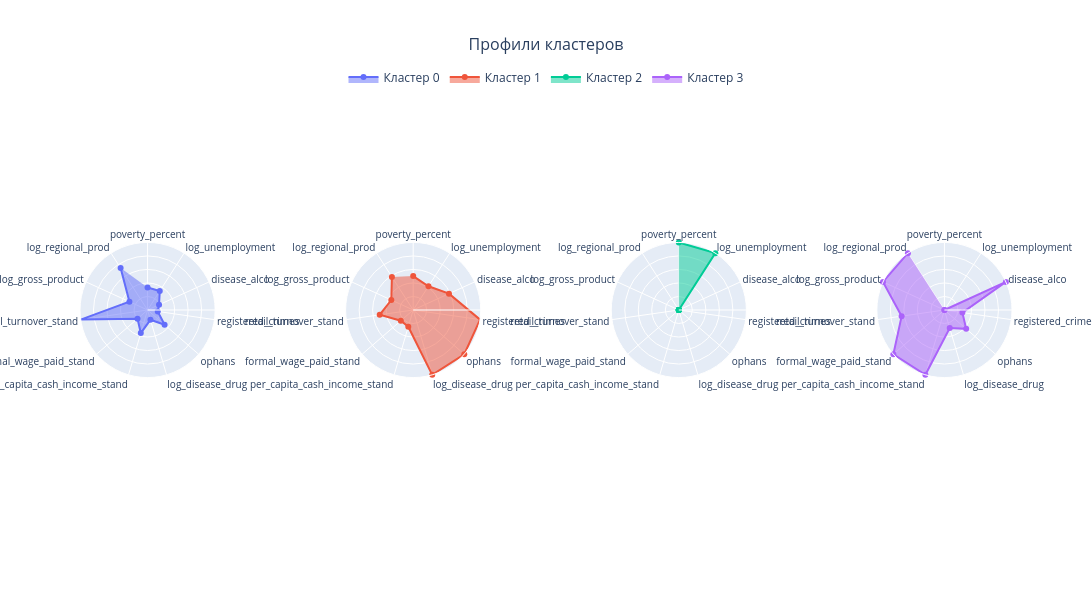

Notebook code cell kept with this figure:
### Markdown cell above
Строим визуализацию.

### Code cell
def plot_cluster_profiles_1x4_final(medians, n_clusters):
    # 1. Нормализация [0,1] 
    scaler = MinMaxScaler()
    norm_df = pd.DataFrame(
        scaler.fit_transform(medians),
        columns=medians.columns,
        index=medians.index
    )
    features = medians.columns.tolist()

    # 2. Сетка
    fig = make_subplots(
        rows=1,
        cols=n_clusters,
        specs=[[{'type': 'polar'}] * n_clusters],
        horizontal_spacing=0.14           # отступ между графиками
    )

    # 3. Добавляем каждый кластер (стандартные цвета Plotly)
    for i in range(n_clusters):
        fig.add_trace(
            go.Scatterpolar(
                r=norm_df.iloc[i].values,
                theta=features,
                fill='toself',
                name=f'Кластер {i}',
                showlegend=True  # легенда включена
            ),
            row=1, col=i + 1
        )

        # Единые оси
        fig.update_polars(
            radialaxis=dict(
                visible=True,
                range=[0, 1],
                showticklabels=False,
                ticks=''
            ),
            angularaxis=dict(
                rotation=90,
                direction='clockwise',
                tickfont=dict(size=10)
            ),
            row=1, col=i + 1
        )

    # 4. Общие настройки: отступы, размер, легенда 
    fig.update_layout(
        title_text="Профили кластеров",
        title_x=0.5,
        title_font=dict(size=16),
        height=600,
        width=1800,
        # Легенда: сверху, по центру
        legend=dict(
            orientation="h",
            yanchor="bottom",
            y=1.02,
            xanchor="center",
            x=0.5,
            font=dict(size=12)
        ),
        font=dict(size=11),
    )

    fig.show()


plot_cluster_profiles_1x4_final(df_grouped, n_clusters=4)

### Figure 1 — Plotly figure (JSON) as saved in the notebook; plotly's stock layout.template omitted (floating-point values rounded to 4 significant figures)
{"data": [{"fill": "toself", "name": "Кластер 0", "r": [0.3333, 0.3342, 0.1867, 0.1524, 0.3333, 0.1514, 0.3561, 0.1966, 1.0, 0.2953, 0.7376], "showlegend": true, "subplot": "polar", "theta": ["poverty_percent", "log_unemployment", "disease_alco", "registered_crimes", "ophans", "log_disease_drug", "per_capita_cash_income_stand", "formal_wage_paid_stand", "retail_turnover_stand", "log_gross_product", "log_regional_prod"], "type": "scatterpolar"}, {"fill": "toself", "name": "Кластер 1", "r": [0.5017, 0.4182, 0.5823, 1.0, 1.0, 1.0, 0.2575, 0.2422, 0.5006, 0.3559, 0.5825], "showlegend": true, "subplot": "polar2", "theta": ["poverty_percent", "log_unemployment", "disease_alco", "registered_crimes", "ophans", "log_disease_drug", "per_capita_cash_income_stand", "formal_wage_paid_stand", "retail_turnover_stand", "log_gross_product", "log_regional_prod"], "type": "scatterpolar"}, {"fill": "toself", "name": "Кластер 2", "r": [1, 1, 0, 0, 0, 0, 0, 0, 0, 0, 0], "showlegend": true, "subplot": "polar3", "theta": ["poverty_percent", "log_unemployment", "disease_alco", "registered_crimes", "ophans", "log_disease_drug", "per_capita_cash_income_stand", "formal_wage_paid_stand", "retail_turnover_stand", "log_gross_product", "log_regional_prod"], "type": "scatterpolar"}, {"fill": "toself", "name": "Кластер 3", "r": [0, 0, 1, 0.2683, 0.4259, 0.2782, 1.0, 1.0, 0.6398, 1, 1], "showlegend": true, "subplot": "polar4", "theta": ["poverty_percent", "log_unemployment", "disease_alco", "registered_crimes", "ophans", "log_disease_drug", "per_capita_cash_income_stand", "formal_wage_paid_stand", "retail_turnover_stand", "log_gross_product", "log_regional_prod"], "type": "scatterpolar"}], "layout": {"font": {"size": 11}, "height": 600, "legend": {"font": {"size": 12}, "orientation": "h", "x": 0.5, "xanchor": "center", "y": 1.02, "yanchor": "bottom"}, "polar": {"angularaxis": {"direction": "clockwise", "rotation": 90, "tickfont": {"size": 10}}, "domain": {"x": [0, 0.145], "y": [0, 1]}, "radialaxis": {"range": [0, 1], "showticklabels": false, "ticks": "", "visible": true}}, "polar2": {"angularaxis": {"direction": "clockwise", "rotation": 90, "tickfont": {"size": 10}}, "domain": {"x": [0.285, 0.43], "y": [0, 1]}, "radialaxis": {"range": [0, 1], "showticklabels": false, "ticks": "", "visible": true}}, "polar3": {"angularaxis": {"direction": "clockwise", "rotation": 90, "tickfont": {"size": 10}}, "domain": {"x": [0.57, 0.715], "y": [0, 1]}, "radialaxis": {"range": [0, 1], "showticklabels": false, "ticks": "", "visible": true}}, "polar4": {"angularaxis": {"direction": "clockwise", "rotation": 90, "tickfont": {"size": 10}}, "domain": {"x": [0.855, 1], "y": [0, 1]}, "radialaxis": {"range": [0, 1], "showticklabels": false, "ticks": "", "visible": true}}, "title": {"font": {"size": 16}, "text": "Профили кластеров", "x": 0.5}, "width": 1800}}
